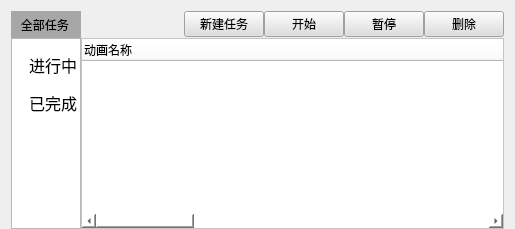
          <widget class="QWidget" name="page_2">
           <layout class="QGridLayout" name="gridLayout_17" rowstretch="10,70" columnstretch="10,60">
            <property name="bottomMargin">
             <number>0</number>
            </property>
            <property name="spacing">
             <number>0</number>
            </property>
            <item row="0" column="1">
             <layout class="QGridLayout" name="gridLayout_16">
              <property name="spacing">
               <number>0</number>
              </property>
              <item row="0" column="0">
               <widget class="QWidget" name="widget_2" native="true">
                <layout class="QHBoxLayout" name="horizontalLayout_10">
                 <property name="spacing">
                  <number>6</number>
                 </property>
                 <property name="margin">
                  <number>0</number>
                 </property>
                 <item>
                  <layout class="QHBoxLayout" name="horizontalLayout_9">
                   <property name="spacing">
                    <number>0</number>
                   </property>
                   <property name="leftMargin">
                    <number>0</number>
                   </property>
                   <item>
                    <spacer name="horizontalSpacer_5">
                     <property name="orientation">
                      <enum>Qt::Horizontal</enum>
                     </property>
                     <property name="sizeHint" stdset="0">
                      <size>
                       <width>40</width>
                       <height>20</height>
                      </size>
                     </property>
                    </spacer>
                   </item>
                   <item>
                    <widget class="QPushButton" name="buttontransnew">
                     <property name="styleSheet">
                      <string notr="true">background-color: rgb(222, 222, 222);</string>
                     </property>
                     <property name="text">
                      <string>新建任务</string>
                     </property>
                    </widget>
                   </item>
                   <item>
                    <widget class="QPushButton" name="buttontransbegin">
                     <property name="styleSheet">
                      <string notr="true">background-color: rgb(222, 222, 222);</string>
                     </property>
                     <property name="text">
                      <string>开始</string>
                     </property>
                     <property name="icon">
                      <iconset resource="images.qrc">
                       <normaloff>:/images/begin.png</normaloff>:/images/begin.png</iconset>
                     </property>
                    </widget>
                   </item>
                   <item>
                    <widget class="QPushButton" name="buttontranspause">
                     <property name="styleSheet">
                      <string notr="true">background-color: rgb(222, 222, 222);</string>
                     </property>
                     <property name="text">
                      <string>暂停</string>
                     </property>
                     <property name="icon">
                      <iconset resource="images.qrc">
                       <normaloff>:/images/pause.png</normaloff>:/images/pause.png</iconset>
                     </property>
                    </widget>
                   </item>
                   <item>
                    <widget class="QPushButton" name="buttontransdelete">
                     <property name="styleSheet">
                      <string notr="true">background-color: rgb(222, 222, 222);</string>
                     </property>
                     <property name="text">
                      <string>删除</string>
                     </property>
                     <property name="icon">
                      <iconset resource="images.qrc">
                       <normaloff>:/images/delete.png</normaloff>:/images/delete.png</iconset>
                     </property>
                    </widget>
                   </item>
                  </layout>
                 </item>
                </layout>
               </widget>
              </item>
             </layout>
            </item>
            <item row="0" column="0">
             <layout class="QGridLayout" name="gridLayout_20">
              <item row="0" column="0">
               <widget class="QLabel" name="labelallmission">
                <property name="sizePolicy">
                 <sizepolicy hsizetype="Maximum" vsizetype="Maximum">
                  <horstretch>0</horstretch>
                  <verstretch>0</verstretch>
                 </sizepolicy>
                </property>
                <property name="maximumSize">
                 <size>
                  <width>133</width>
                  <height>50</height>
                 </size>
                </property>
                <property name="styleSheet">
                 <string notr="true">background-color: rgb(167, 167, 167); 
font: 15pt &quot;SimHei&quot;;</string>
                </property>
                <property name="text">
                 <string>   全部任务</string>
                </property>
               </widget>
              </item>
             </layout>
            </item>
            <item row="1" column="0">
             <layout class="QGridLayout" name="gridLayout_21">
              <item row="0" column="0">
               <widget class="QListWidget" name="listWidget">
                <property name="sizePolicy">
                 <sizepolicy hsizetype="Maximum" vsizetype="Expanding">
                  <horstretch>0</horstretch>
                  <verstretch>0</verstretch>
                 </sizepolicy>
                </property>
                <property name="maximumSize">
                 <size>
                  <width>133</width>
                  <height>16777215</height>
                 </size>
                </property>
                <property name="styleSheet">
                 <string notr="true">background-color: rgbrgb(167, 167, 167);</string>
                </property>
                <item>
                 <property name="text">
                  <string/>
                 </property>
                </item>
                <item>
                 <property name="text">
                  <string>进行中</string>
                 </property>
                 <property name="font">
                  <font>
                   <family>SimSun-ExtB</family>
                   <pointsize>12</pointsize>
                   <weight>50</weight>
                   <bold>false</bold>
                  </font>
                 </property>
                 <property name="textAlignment">
                  <set>AlignRight|AlignVCenter</set>
                 </property>
                </item>
                <item>
                 <property name="text">
                  <string/>
                 </property>
                </item>
                <item>
                 <property name="text">
                  <string>已完成</string>
                 </property>
                 <property name="font">
                  <font>
                   <family>SimSun-ExtB</family>
                   <pointsize>12</pointsize>
                   <weight>50</weight>
                   <bold>false</bold>
                  </font>
                 </property>
                 <property name="textAlignment">
                  <set>AlignRight|AlignVCenter</set>
                 </property>
                </item>
               </widget>
              </item>
             </layout>
            </item>
            <item row="1" column="1">
             <layout class="QGridLayout" name="gridLayout_18">
              <item row="0" column="1">
               <widget class="QTableWidget" name="tabletrans">
                <property name="styleSheet">
                 <string notr="true">
background-color: rgb(255, 255, 255);</string>
                </property>
                <attribute name="horizontalHeaderDefaultSectionSize">
                 <number>200</number>
                </attribute>
                <attribute name="horizontalHeaderHighlightSections">
                 <bool>false</bool>
                </attribute>
                <attribute name="horizontalHeaderMinimumSectionSize">
                 <number>2500</number>
                </attribute>
				<!--<attribute name="verticalHeaderDefaultSectionSize">
                 <number>2000</number>
                </attribute>
                <attribute name="verticalHeaderMinimumSectionSize">
                 <number>2000</number>
                </attribute>
				--><column>
                 <property name="text">
                  <string>动画名称</string>
                 </property>
                 <property name="textAlignment">
                  <set>AlignLeft|AlignVCenter</set>
                 </property>
                </column>
                <column>
                 <property name="text">
                  <string>转码进度</string>
                 </property>
                 <property name="textAlignment">
                  <set>AlignLeft|AlignVCenter</set>
                 </property>
                </column>
                <column>
                 <property name="text">
                  <string>状态</string>
                 </property>
                </column>
                <column>
                 <property name="text">
                  <string>输出路径</string>
                 </property>
                </column>
               </widget>
              </item>
             </layout>
            </item>
           </layout>
          </widget>
